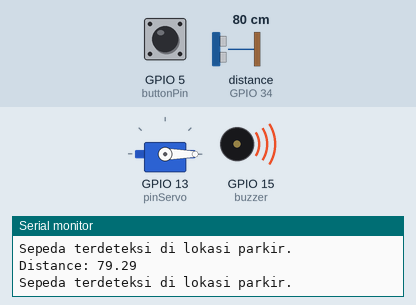
A sketch run on a simulated ESP32. Parts: servo, buzzer (waves = sounding, pin HIGH), the last lines printed to the serial monitor. Wiring (inferred from the names in the program): ultrasonic range finder: trigger GPIO 32; echo GPIO 34. Inputs (shaded band) come from the test bench; at power-on: distance to the obstacle (sensor on GPIO 34) 80 cm, GPIO 5 (buttonPin) HIGH. The echo pulse lasts 58.3 µs per cm; WiFi joins after 1.5 s; servers stay silent unless stated; pins used as bus, display or sensor lines are not drawn.

Above: at 3.0 s.
3.1 s: distance to the obstacle (sensor on GPIO 34) set to 195 cm
4.6 s: distance to the obstacle (sensor on GPIO 34) set to 201 cm
8.3 s: GPIO 5 (buttonPin) pulled LOW for 0.15 s
At 9.8 s:
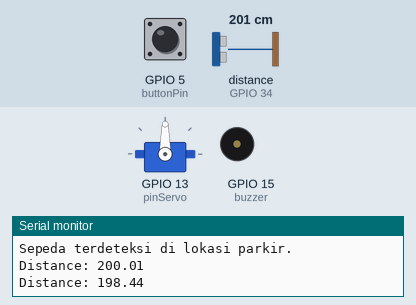
10.1 s: GPIO 5 (buttonPin) pulled LOW for 1 s
At 12.5 s:
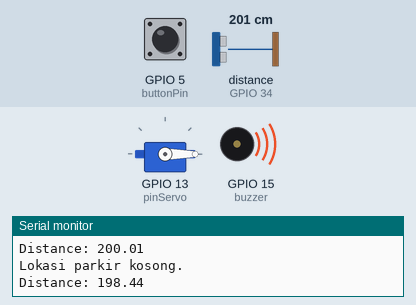
12.8 s: GPIO 5 (buttonPin) pulled LOW for 3.2 s
At 16.5 s:
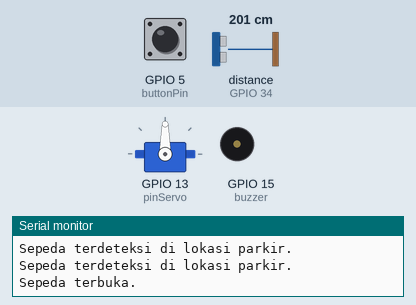
Timing chart, 0 to 18.0 s (numbered marks = the images above; inputs shaded):
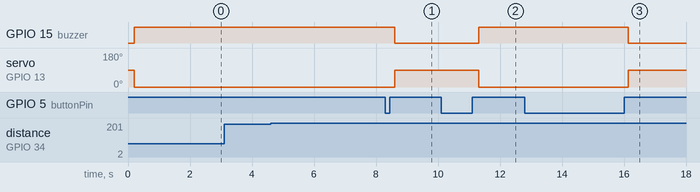

The sketch:

bikeGuard.ino
```cpp
#define BLYNK_TEMPLATE_ID "TMPL6hql2uTNs"
#define BLYNK_TEMPLATE_NAME "Button Lock and Unlock"
#define BLYNK_AUTH_TOKEN "rqQu0JXfFPM106lHE90gpShcMxHQwNPV"

#include <ESP32Servo.h>
#include <WiFi.h>
#include <WiFiClient.h>
#include <BlynkSimpleEsp32.h>

const char ssid[] = "Wokwi-GUEST";
const char password[] = "";

Servo myservo;
bool isLocked = false;
bool lastLockState = false; // Variabel untuk melacak perubahan status
int pos = 0;
int pinServo = 13;
int triggerPin = 32;
int echoPin = 34;
int buzzer = 15;
int buttonPin = 5;
long duration;
float distance;
bool isBikePresent = false;

SemaphoreHandle_t mutex = NULL;

// Variabel untuk debounce button
int buttonState = LOW;
int lastButtonState = LOW;
unsigned long lastDebounceTime = 0;
unsigned long debounceDelay = 50;

// Variabel tambahan untuk mengurangi spam pencetakan jarak
float lastDistance = -1; // Inisialisasi dengan nilai yang tidak mungkin
unsigned long lastDistancePrintTime = 0;
const unsigned long distancePrintInterval = 2000; // Cetak setiap 2 detik jika tidak berubah signifikan

// Blynk button handler
BLYNK_WRITE(V0) {
  xSemaphoreTake(mutex, portMAX_DELAY);
  isLocked = param.asInt(); // Ambil nilai button dari Blynk
  xSemaphoreGive(mutex);
}

// Task untuk membaca sensor ultrasonik dan mendeteksi sepeda
void sensorTask(void *pvParameters) {
  for (;;) {
    digitalWrite(triggerPin, LOW);
    delayMicroseconds(2);
    digitalWrite(triggerPin, HIGH);
    delayMicroseconds(10);
    digitalWrite(triggerPin, LOW);

    duration = pulseIn(echoPin, HIGH);
    distance = duration * 0.034 / 2; // Menghitung jarak

    xSemaphoreTake(mutex, portMAX_DELAY);
    if (distance < 200) {
      isBikePresent = true; // Sepeda terdeteksi
    } else {
      isBikePresent = false; // Sepeda tidak terdeteksi
    }

    // Cetak jarak hanya jika berubah signifikan atau pada interval waktu tertentu
    unsigned long currentMillis = millis();
    if (abs(distance - lastDistance) > 1 ||
        currentMillis - lastDistancePrintTime >= distancePrintInterval) {
      Serial.print("Distance: ");
      Serial.println(distance);
      lastDistance = distance; // Perbarui jarak terakhir
      lastDistancePrintTime = currentMillis; // Perbarui waktu cetak terakhir
    }
    xSemaphoreGive(mutex);

    vTaskDelay(500 / portTICK_PERIOD_MS);
  }
}

// Task untuk membaca tombol fisik dan mengontrol lock/unlock
void buttonTask(void *pvParameters) {
  for (;;) {
    int reading = digitalRead(buttonPin);

    if (reading != lastButtonState) {
      lastDebounceTime = millis();
    }

    if ((millis() - lastDebounceTime) > debounceDelay) {
      if (reading != buttonState) {
        buttonState = reading;

        if (buttonState == HIGH) {
          xSemaphoreTake(mutex, portMAX_DELAY);
          isLocked = !isLocked; // Toggle lock/unlock
          xSemaphoreGive(mutex);
        }
      }
    }

    lastButtonState = reading;

    vTaskDelay(50 / portTICK_PERIOD_MS);
  }
}

// Task untuk mengontrol servo, buzzer, dan status kunci
void lockControlTask(void *pvParameters) {
  for (;;) {
    xSemaphoreTake(mutex, portMAX_DELAY);
    if (isLocked) {
      myservo.write(0);       // Kunci
      digitalWrite(buzzer, HIGH); // Aktifkan buzzer

      if (lastLockState != isLocked) { // Hanya tampilkan jika status berubah
        Serial.println("Sepeda sedang terkunci.");
        lastLockState = isLocked;
      }
    } else {
      myservo.write(90);      // Buka kunci
      digitalWrite(buzzer, LOW);  // Nonaktifkan buzzer

      if (lastLockState != isLocked) { // Hanya tampilkan jika status berubah
        Serial.println("Sepeda terbuka.");
        lastLockState = isLocked;
      }
    }
    xSemaphoreGive(mutex);

    vTaskDelay(100 / portTICK_PERIOD_MS);
  }
}

void setup() {
  Serial.begin(115200);
  myservo.attach(pinServo);
  pinMode(triggerPin, OUTPUT);
  pinMode(echoPin, INPUT);
  pinMode(buzzer, OUTPUT);
  pinMode(buttonPin, INPUT_PULLUP); // Gunakan INPUT_PULLUP untuk button

  mutex = xSemaphoreCreateMutex();
  if (mutex == NULL) {
    Serial.println("Gagal membuat mutex!");
    while (1);
  }

  xTaskCreate(sensorTask, "SensorTask", 1000, NULL, 1, NULL);
  xTaskCreate(buttonTask, "ButtonTask", 1000, NULL, 1, NULL);
  xTaskCreate(lockControlTask, "LockControlTask", 1000, NULL, 1, NULL);

  WiFi.begin(ssid, password);
  while (WiFi.status() != WL_CONNECTED) {
    delay(500);
    Serial.println("Connecting to WiFi...");
  }
  Serial.println("Connected to WiFi");

  Blynk.begin(BLYNK_AUTH_TOKEN, ssid, password);
}

void loop() {
  Blynk.run(); // Menjaga koneksi Blynk tetap berjalan

  xSemaphoreTake(mutex, portMAX_DELAY);
  if (isBikePresent) {
    Serial.println("Sepeda terdeteksi di lokasi parkir.");
  } else {
    Serial.println("Lokasi parkir kosong.");
  }
  xSemaphoreGive(mutex);

  delay(1000);
}
```

Measured:
- after the input at 8.3 s, GPIO 15 (buzzer): HIGH → LOW after 0.31 s; servo on GPIO 13 (pinServo): 0° → 90° after 0.31 s
- after the input at 10.1 s, GPIO 15 (buzzer): LOW → HIGH after 1.2 s; servo on GPIO 13 (pinServo): 90° → 0° after 1.2 s
- after the input at 12.8 s, GPIO 15 (buzzer): HIGH → LOW after 3.3 s; servo on GPIO 13 (pinServo): 0° → 90° after 3.3 s
